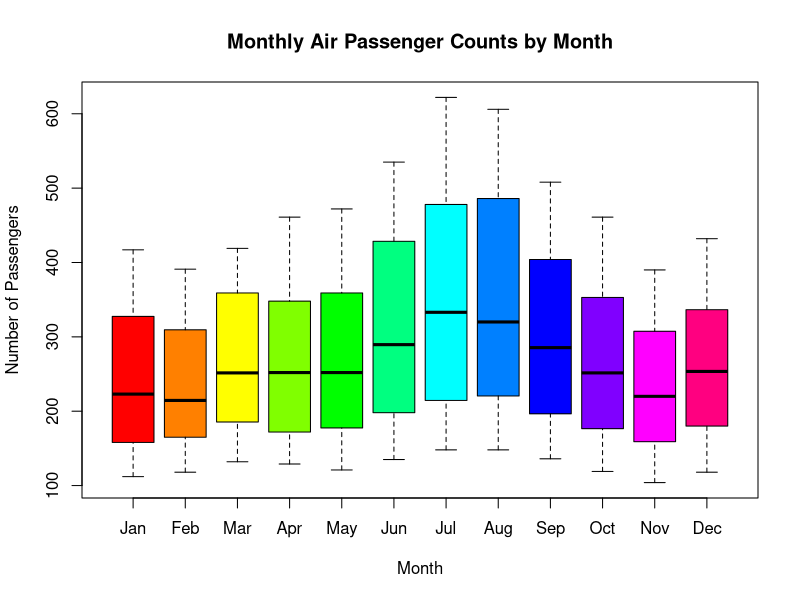
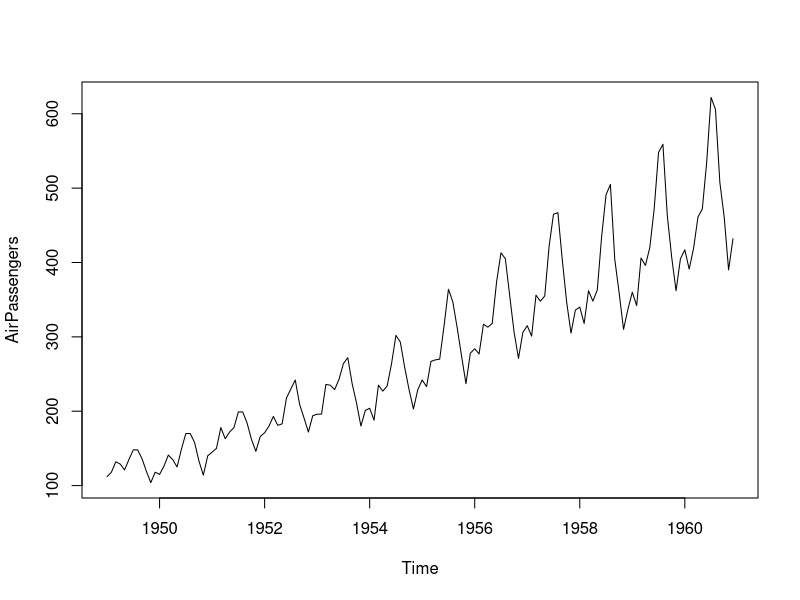
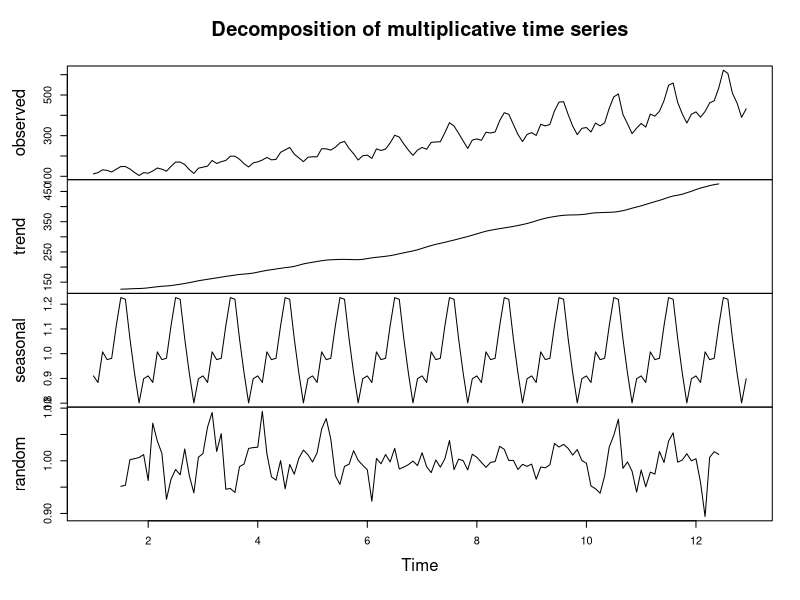
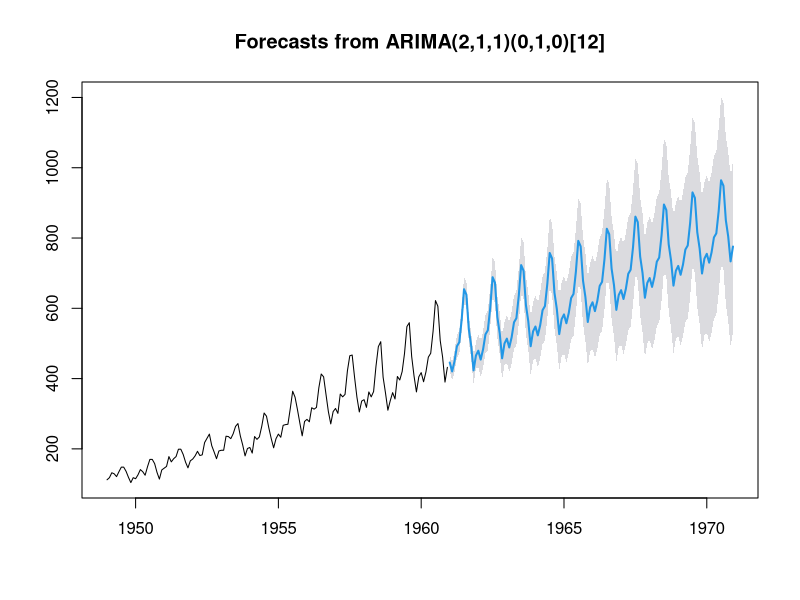

Generate these figures, in order, with R:
# this line will download forecast package in your IDE
setwd("~/1000 Personal/ASB")

# install.packages('forecast')

library('forecast')

class(AirPassengers)

#dum1 <- as.data.frame(AirPassengers)

AirPassengers

cycle(AirPassengers)

# Create a color palette for the box plot
my_colors <- rainbow(12)

# Box plot by month with customizations
boxplot(split(AirPassengers, cycle(AirPassengers)),
        xlab = "Month", ylab = "Number of Passengers",
        col = my_colors, # Assign colors to each box
        border = "black", # Set the border color
        main = "Monthly Air Passenger Counts by Month",
        names = month.abb, # Use abbreviated month names as labels
        outline = FALSE) # Remove outliers


plot(AirPassengers)

data<-ts(AirPassengers, frequency=12)

d<-decompose(data, "multiplicative")



plot(d)

model<-auto.arima(AirPassengers)

summary(model)

# h = 10*12 because, forecast is for 10 years for all 12 months
f<-forecast(model, level=c(95), h=10*12)
plot(f)
